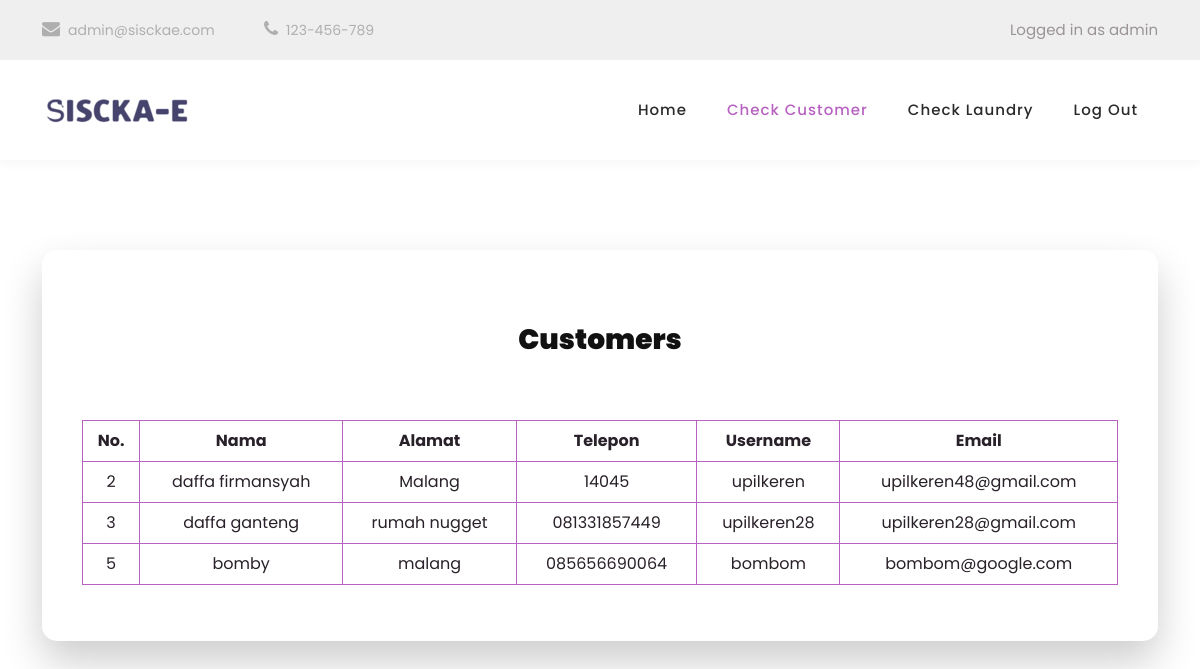
/admin/admin-check-customer.php (signed in), run on an earlier commit of the app's database.
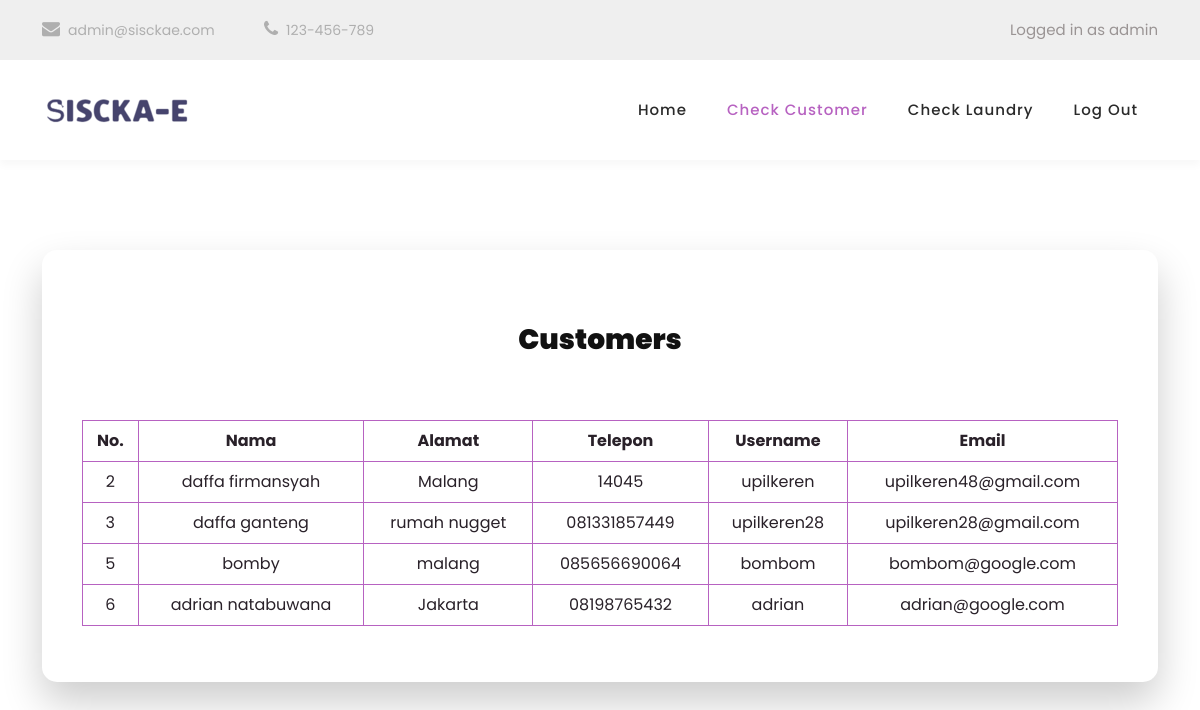
And on a later commit of the database.
### tables this page shows
CREATE TABLE `pelanggan` (
  `pelanggan_id` int(10) NOT NULL,
  `nama` varchar(255) NOT NULL,
  `username` varchar(255) NOT NULL,
  `password` varchar(255) NOT NULL,
  `alamat` varchar(255) NOT NULL,
  `telepon` varchar(255) NOT NULL,
  `email` varchar(255) NOT NULL,
  `new_user` tinyint(1) DEFAULT NULL
);

### admin/admin-get-customer.php (the view)
<?php
    require_once("../connector.php");
    $get_customer = "SELECT * FROM pelanggan WHERE pelanggan_id != 1";
    $stmt = $db->query($get_customer);
?>
<table class="table table-bordered" style="text-align:center">
    <tr>
        <th>No.</th>
        <th>Nama</th>
        <th>Alamat</th>
        <th>Telepon</th>
        <th>Username</th>
        <th>Email</th>
    </tr>
    <?php while ($row = $stmt->fetch(PDO::FETCH_ASSOC)) : ?>
        <tr>
            <td><?php echo htmlspecialchars($row['pelanggan_id']) ?></td>
            <td><?php echo htmlspecialchars($row['nama']) ?></td>
            <td><?php echo htmlspecialchars($row['alamat']) ?></td>
            <td><?php echo htmlspecialchars($row['telepon']) ?></td>
            <td><?php echo htmlspecialchars($row['username']) ?></td>
            <td><?php echo htmlspecialchars($row['email']) ?></td>
        </tr>
    <?php endwhile; ?>
</table>

### admin/admin-check-customer.php (shortened to what this page needs)
<?php
    require_once("../connector.php");
    $profile_username = $_SESSION['username'];
?>
<!DOCTYPE html>
<html lang="en">
    <head>
        <link href="../css/bootstrap.min.css" rel="stylesheet">
        <link rel="stylesheet" href="../css/fontawesome.css">
        <link rel="stylesheet" href="../css/style.css">
    </head>
    <div class="pre-header">
        <div class="container">
            <div class="row">
                <div class="col-lg-8 col-sm-8 col-7">
                    <ul class="info">
                        <li><a href="#"><i class="fa fa-envelope"></i>admin@sisckae.com</a></li>
                        <li><a href="#"><i class="fa fa-phone"></i>123-456-789</a></li>
                    </ul>
                </div>
                <div class="col-lg-4 col-sm-4 col-5">
                    <ul class="username">
                        <li><a>Logged in as <?php echo "".$profile_username?></a></li>
                    </ul>
                </div>
            </div>
        </div>
    </div>
    <header class="header-area">
        <div class="container">
            <div class="row">
                <div class="col-12">
                    <nav class="main-nav">
                        <a href="admin-home.php" class="logo">
                            <img src="../images/sisckae.png" alt="">
                        </a>
                        <ul class="nav">
                            <li><a href="admin-home.php">Home</a></li>
                            <li><a href="" class="active">Check Customer</a></li>
                            <li><a href="admin-check-laundry.php">Check Laundry</a></li>
                            <li><a href="../logout.php">Log Out</a></li>
                        </ul>
                    </nav>
                </div>
            </div>
        </div>
    </header>
    <section class="order-laundry" id="order-section">
      <div class="container">
        <div class="row">
          <div class="col-lg-12">
            <form id="cart" action="" method="">
              <div class="section-heading">
                <h4>Customers</h4>
              </div>
              <?php include_once("admin-get-customer.php")?>
            </form>
          </div>
        </div>
      </div>
    </section>

### css/style.css (style rules this page uses)
html, body, div, span, applet, object, iframe, h1, h2, h3, h4, h5, h6, p, blockquote, div pre, a, abbr, acronym, address, big, cite, code, del, dfn, em, font, img, ins, kbd, q, s, samp, small, strike, strong, sub, sup, tt, var, b, u, i, center, dl, dt, dd, ol, ul, li, figure, header, nav, section, article, aside, footer, figcaption { margin: 0; padding: 0; border: 0; outline: 0; }
ul, li { padding: 0; margin: 0; list-style: none; }
header, nav, section, article, aside, footer, hgroup { display: block; }
* { box-sizing: border-box; }
html, body { font-family: 'Poppins', sans-serif; font-weight: 400; background-color: #fff; -ms-text-size-adjust: 100%; -webkit-font-smoothing: antialiased; -moz-osx-font-smoothing: grayscale; }
a { text-decoration: none !important; }
h1, h2, h3, h4, h5, h6 { margin-top: 0px; margin-bottom: 0px; }
ul { margin-bottom: 0px; }
img { width: 100%; overflow: hidden; }
html, body { background: #fff; font-family: 'Poppins', sans-serif; }
section { margin-top: 140px; }
#order-section { padding-top: 20px; }
.section-heading { position: relative; z-index: 2; padding-top: 20px; margin-top: 0px; text-align: center; margin-bottom: 60px; }
.section-heading h4 { margin-top: 10px; line-height: 40px; font-size: 28px; font-weight: 900; text-transform: capitalize; color: #111; }
.pre-header { background-color: #efefef; height: 60px; padding: 15px 0px; }
.pre-header ul li { display: inline-block; }
.pre-header ul.info li { margin-top: 3px; margin-right: 45px; }
.pre-header ul.info li a { color: #afafaf; font-size: 14px; transition: all .3s; }
.pre-header ul.info li a i { font-size: 18px; margin-right: 8px; }
.pre-header ul.username { text-align: right; }
.pre-header ul.username li { margin-top: 3px; margin-left: 5px; }
.pre-header ul.username li a { color: #9a9494; font-size: 15px; transition: all .3s; }
.header-area { background-color: #fff; box-shadow: 0px 5px 8px rgba(0,0,0,0.03); position: absolute; left: 0px; right: 0px; z-index: 100; height: 100px; -webkit-transition: all .5s ease 0s; -moz-transition: all .5s ease 0s; -o-transition: all .5s ease 0s; transition: all .5s ease 0s; }
.header-area .main-nav { min-height: 80px; background: transparent; }
.header-area .main-nav .logo { float: left; -webkit-transition: all 0.3s ease 0s; -moz-transition: all 0.3s ease 0s; -o-transition: all 0.3s ease 0s; transition: all 0.3s ease 0s; }
.header-area .main-nav .logo { line-height: 100px; float: left; -webkit-transition: all 0.3s ease 0s; -moz-transition: all 0.3s ease 0s; -o-transition: all 0.3s ease 0s; transition: all 0.3s ease 0s; }
.header-area .main-nav .nav { float: right; margin-top: 30px; margin-right: 0px; background-color: transparent; -webkit-transition: all 0.3s ease 0s; -moz-transition: all 0.3s ease 0s; -o-transition: all 0.3s ease 0s; transition: all 0.3s ease 0s; position: relative; z-index: 999; }
.header-area .main-nav .nav li { padding-left: 20px; padding-right: 20px; }
.header-area .main-nav .nav li a { display: block; font-weight: 500; font-size: 15px; color: #2a2a2a; text-transform: capitalize; -webkit-transition: all 0.3s ease 0s; -moz-transition: all 0.3s ease 0s; -o-transition: all 0.3s ease 0s; transition: all 0.3s ease 0s; height: 40px; line-height: 40px; border: transparent; letter-spacing: 1px; }
.header-area .main-nav .nav li:hover a, .header-area .main-nav .nav li a.active { color: #B762C1 !important; }
section.order-laundry #cart { margin-left: auto; position: relative; z-index: 5; background-color: #fff; margin-top: 30px; box-shadow: 0px 20px 40px rgba(0, 0, 0, 0.2); border-radius: 15px; padding: 40px; }
section.order-laundry #cart table { border-radius: 15px 15px 15px 15px; }

What changed in the data, as far as the page shows it:
added pelanggan: pelanggan_id "6", nama "adrian natabuwana", alamat "Jakarta", telepon "08198765432", username "adrian", email "adrian@google.com"
